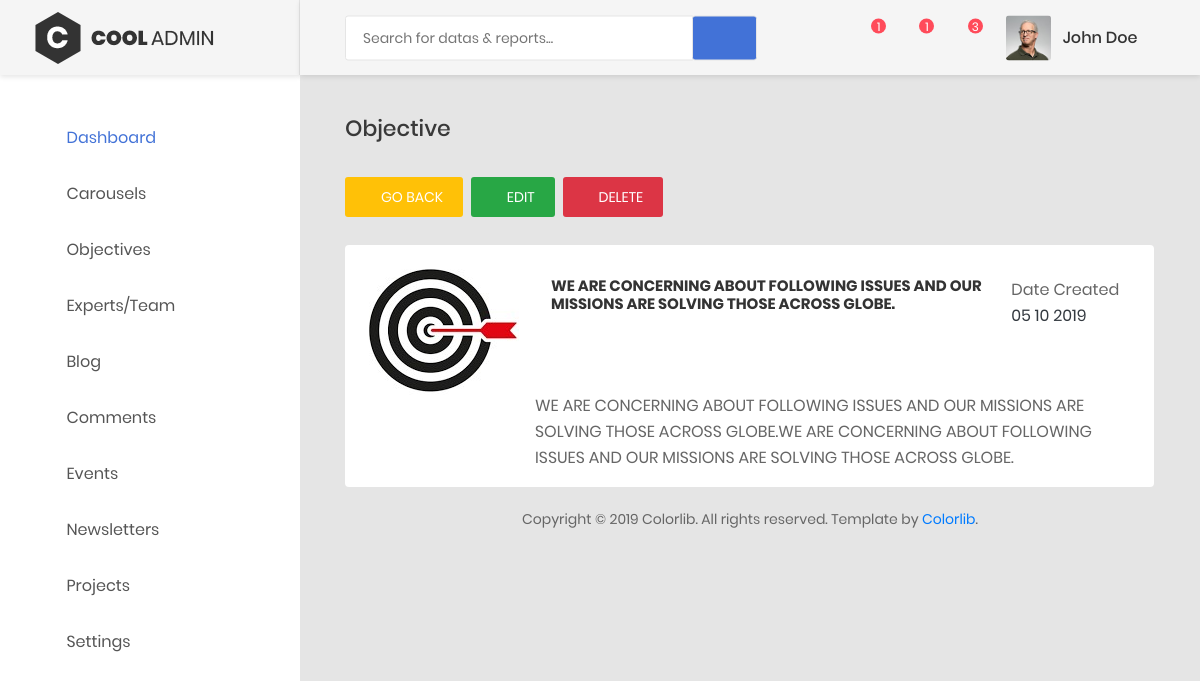
/ccsbadmin/specificobjectives/4, run on the app's committed database.
### ccsbadmin/models.py (models this page shows, shortened)
class Objective(models.Model):
    objective_title = models.CharField(max_length=150, null=False, blank=False)
    objective_description = models.TextField()
    created_at = models.DateTimeField(auto_now_add=True)
    updated_at = models.DateTimeField(auto_now=True)

### ccsbadmin/views.py (the view)
# urls.py: path('specificobjectives/<int:objective_id>', views.specificObjectives, name='specificObjectives'),
def specificObjectives(request, objective_id):
    objective = Objective.objects.filter(id=objective_id).first()
    context ={
        'title':objective.objective_title,
        'objective': objective,
    }
    return render(request, 'objectives/viewobjective.html', context)

### ccsbadmin/templates/objectives/viewobjective.html (shortened to what this page needs)
{% extends "aahome/aalayout.html" %}
{% load static %}
    {% block links %}
        <link type="text/css" rel="stylesheet" href="https://cdn.datatables.net/1.10.18/css/dataTables.bootstrap.min.css">
        <link type="text/css" href="https://cdnjs.cloudflare.com/ajax/libs/bootstrap-select/1.10.0/css/bootstrap-select.min.css" rel="stylesheet" />
        <link rel="stylesheet" href="https://cdn.jsdelivr.net/npm/bootstrap-select@1.13.9/dist/css/bootstrap-select.min.css">
    {% endblock links %}
{% block content %}
            <div class="main-content">
                <div class="section__content section__content--p30">
                    <div class="container-fluid">
                        <div class="row">
                            <div class="col-md-12">
                                <h3 class="title-5 m-b-35">Objective</h3>
                                <div class="table-data__tool">
                                    <div class="table-data__tool-right">
                                        <a href="{% url 'CCSBADMIN:viewObjectives' %}"  class="mr-1 au-btn au-btn-icon btn-warning au-btn--small">
                                            <i class="fa fa-arrow-left" ></i>go back
                                        </a>
                                        <a data-toggle="modal" data-target="#ee{{ objective.id }}" href="#"  class=" mr-1 au-btn au-btn-icon btn-success au-btn--small">
                                            <i class="fa fa-pencil-alt" ></i>Edit
                                        </a>
                                        <a data-toggle="modal" data-target="#dd{{ objective.id }}" href="#"  class=" mr-1 au-btn au-btn-icon btn-danger au-btn--small">
                                            <i class="fa fa-trash" ></i>Delete
                                        </a>
                                    </div>
                                </div>
                                <div class="table-responsive table-responsive-data2">
                                    <div class="media bg-white rounded p-3">
                                        <div class="d-flex flex-column ">
                                            <img src='{% static 'images/objectives.jpg' %}' class="align-self-start mr-3" alt="...">
                                        </div>
                                      <div class="media-body">
                                          <div class="d-flex mb-5 p-3">
                                              <h5 class="mt-0 ">{{ objective.objective_title }}</h5>
                                              <span class=" ml-auto ">Date Created <span class="text-dark">{{ objective.created_at|date:'d m Y' }}</span></span>
                                          </div>
                                        <p class="text-muted">{{ objective.objective_description|safe|escape }}</p>
                                      </div>
                                    </div>
                                </div>
                            </div>
                        </div>
                        <div class="row">
                            <div class="col-md-12">
                                <div class="copyright">
                                    <p>Copyright © <script> var date = new Date(); var yr = date.getFullYear(); document.write(yr);</script> Colorlib. All rights reserved. Template by <a href="https://colorlib.com">Colorlib</a>.</p>
                                </div>
                            </div>
                        </div>
                    </div>
                </div>
            </div>
{% endblock content %}

### data on the page
Objective: objective_title "WE ARE CONCERNING ABOUT FOLLOWING ISSUES AND OUR MISSIONS ARE SOLVING THOSE ACROSS GLOBE.", created_at "05 10 2019", objective_description "WE ARE CONCERNING ABOUT FOLLOWING ISSUES AND OUR MISSIONS ARE SOLVING THOSE ACROSS GLOBE.WE ARE CONCERNING ABOUT FOLLOWING ISSUES AND OUR MISSIONS ARE SOLVING THOSE ACROSS GLOBE."
